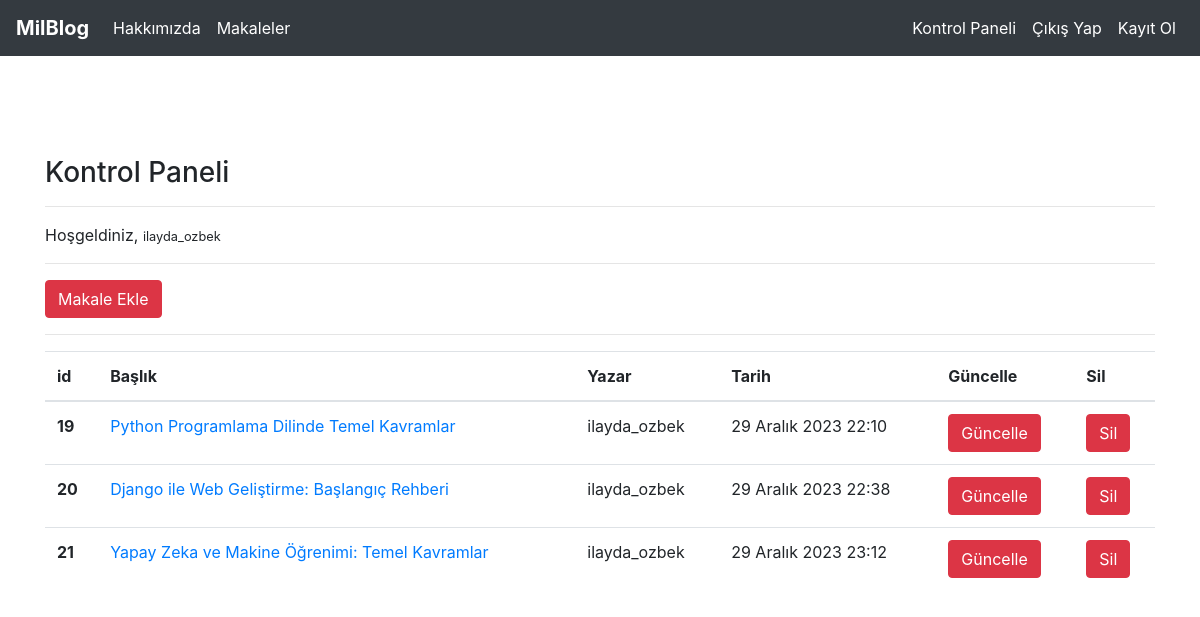
Screenshot of /articles/dashboard/ (signed in) with the database file from the repository.
### article/models.py (models this page shows, shortened)
class Article(models.Model):
    author = models.ForeignKey("auth.User",on_delete=models.CASCADE,verbose_name="Yazar" )
    title= models.CharField(max_length=50,verbose_name="Başlık")
    content= RichTextField()
    created_date= models.DateTimeField(auto_now_add=True,verbose_name="Oluşturulma Tarihi")

### article/views.py (the view)
# urls.py: path('dashboard/', views.dashboard, name="dashboard"),
@login_required(login_url= "user:login")
def dashboard(request):
    articles = Article.objects.filter(author=request.user)
    context ={
        "articles": articles
    }
    return render (request,"dashboard.html",context)

### templates/dashboard.html
{% extends "layout.html" %}
{% block content %}
  <h3>Kontrol Paneli</h3>
  <hr>
  <p>
    Hoşgeldiniz, <small>{{ request.user.username }}</small>
  </p>
  <hr>
  <a class="btn btn-danger" href="/articles/addarticle">Makale Ekle</a>
  <hr>
  {% if articles %}
    <table class="table">
      <thead>
        <tr>
          <th scope="col">id</th>
          <th scope="col">Başlık</th>
          <th scope="col">Yazar</th>
          <th scope="col">Tarih</th>
          <th scope="col">Güncelle</th>
          <th scope="col">Sil</th>
        </tr>
      </thead>
      <tbody>
        {% for article in articles %}
          <tr>
            <th scope="row">{{ article.id }}</th>
            <td><a href="/articles/article/{{ article.id }}">{{ article.title }}</a></td>
            <td>{{ article.author.username }}</td>
            <td>{{ article.created_date }}</td>
            <td><a href="/articles/update/{{ article.id }}" class="btn btn-danger">Güncelle</a></td>
            <td><a href="/articles/delete/{{ article.id }}" class="btn btn-danger">Sil</a></td>
          </tr>
        {% endfor %}
      </tbody>
    </table>
  {% else %}
    <div class="alert alert-danger">
      Henüz bir makaleniz bulunmuyor...
    </div>
  {% endif %}
{% endblock content %}

### rows the page displays
Article: id "19", title "Python Programlama Dilinde Temel Kavramlar", author.username "ilayda_ozbek", created_date "29 Aralık 2023 22:10"
Article: id "20", title "Django ile Web Geliştirme: Başlangıç Rehberi", author.username "ilayda_ozbek", created_date "29 Aralık 2023 22:38"
Article: id "21", title "Yapay Zeka ve Makine Öğrenimi: Temel Kavramlar", author.username "ilayda_ozbek", created_date "29 Aralık 2023 23:12"

### other values shown
{{ request.user.username }} "ilayda_ozbek"
